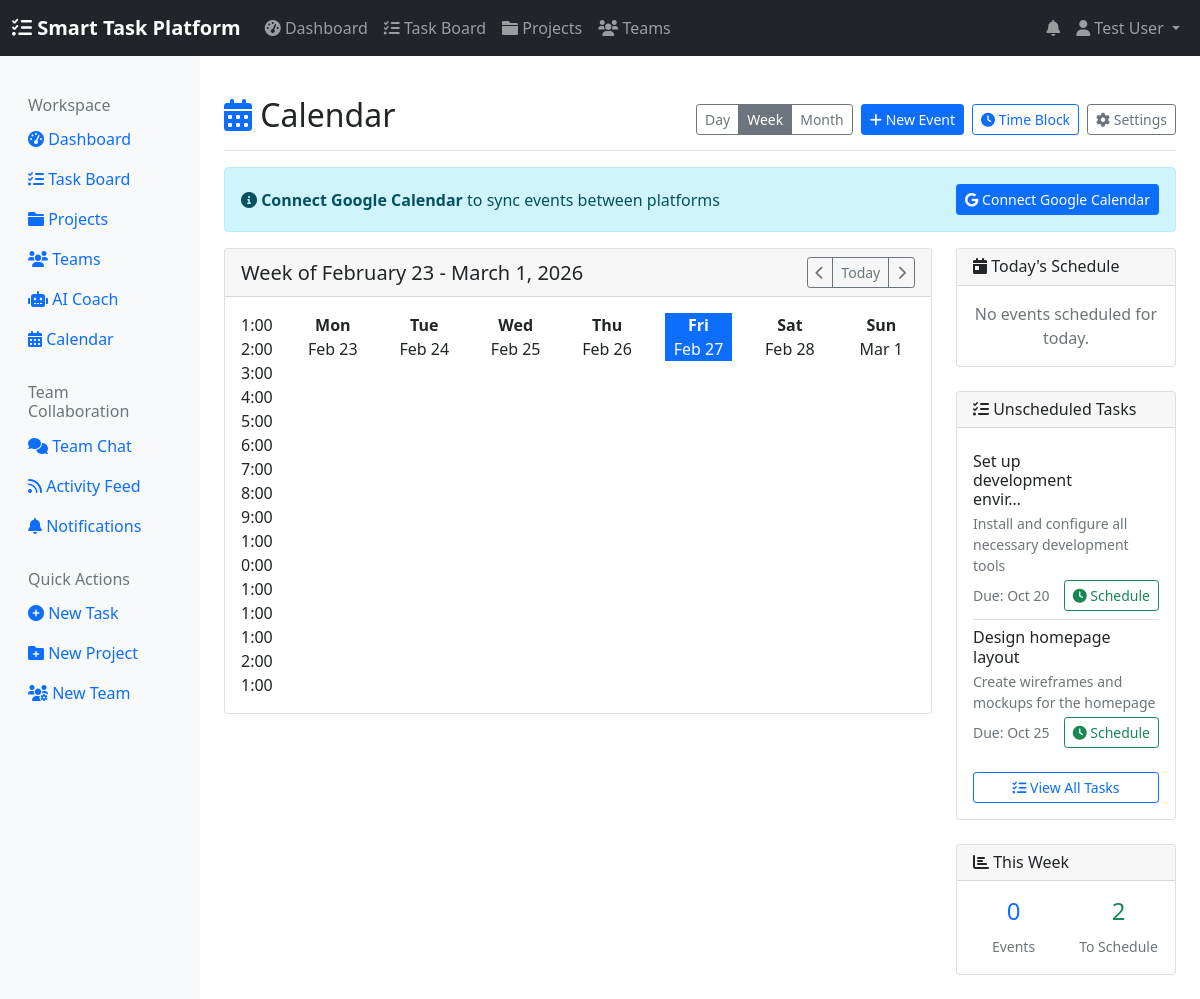
Page /calendar/ (signed in) on the earlier database version.
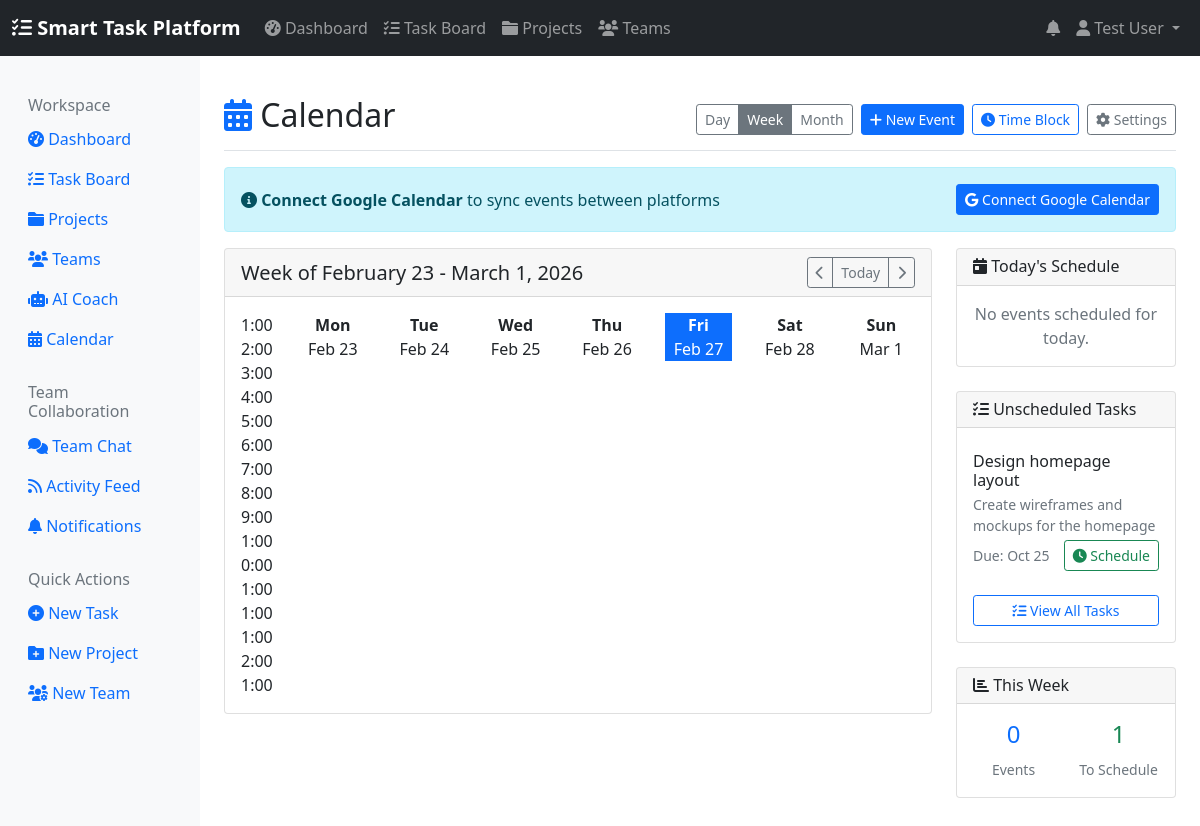
Same page on the later database version.
### tasks/models.py (models this page shows, shortened)
class Task(models.Model):
    PRIORITY_CHOICES = [
        ('low', 'Low'),
        ('medium', 'Medium'),
        ('high', 'High'),
        ('urgent', 'Urgent'),
    ]
    STATUS_CHOICES = [
        ('todo', 'To Do'),
        ('in_progress', 'In Progress'),
        ('review', 'Review'),
        ('done', 'Done'),
        ('blocked', 'Blocked'),
    ]
    title = models.CharField(max_length=200)
    description = models.TextField(blank=True)
    project = models.ForeignKey(Project, on_delete=models.CASCADE)
    assigned_to = models.ForeignKey(settings.AUTH_USER_MODEL, on_delete=models.SET_NULL, null=True, blank=True, related_name='assigned_tasks')
    created_by = models.ForeignKey(settings.AUTH_USER_MODEL, related_name='created_tasks', on_delete=models.CASCADE)
    due_date = models.DateTimeField(null=True, blank=True)
    priority = models.CharField(max_length=20, choices=PRIORITY_CHOICES, default='medium')
    status = models.CharField(max_length=20, choices=STATUS_CHOICES, default='todo')
    estimated_hours = models.DecimalField(max_digits=5, decimal_places=2, null=True, blank=True)
    actual_hours = models.DecimalField(max_digits=5, decimal_places=2, null=True, blank=True)
    created_at = models.DateTimeField(auto_now_add=True)
    updated_at = models.DateTimeField(auto_now=True)
    order = models.IntegerField(default=0)
    tags = models.CharField(max_length=200, blank=True)
    class Meta:
        ordering = ['order', '-priority', 'created_at']
        indexes = [
            models.Index(fields=['status', 'priority']),
            models.Index(fields=['assigned_to', 'due_date']),
        ]

### calendar_integration/views.py (the view, shortened to what this page needs)
# urls.py: path('', views.calendar_view, name='calendar_view'),
@login_required
def calendar_view(request):
    calendar_manager = CalendarManager(request.user)
    start_date_str = request.GET.get('start', '')
    view_type = request.GET.get('view', 'week')  # week, day, month
    now = timezone.now()
    if start_date_str:
        try:
            start_date = timezone.make_aware(datetime.strptime(start_date_str, '%Y-%m-%d'))
        except ValueError:
            start_date = now.replace(hour=0, minute=0, second=0, microsecond=0)
    else:
        start_date = now.replace(hour=0, minute=0, second=0, microsecond=0)
    date_range = []
    if view_type == 'day':
        date_range = [start_date]
        previous_date = start_date - timedelta(days=1)
        next_date = start_date + timedelta(days=1)
    elif view_type == 'week':
        start_date = start_date - timedelta(days=start_date.weekday())
        date_range = [start_date + timedelta(days=i) for i in range(7)]
        previous_date = start_date - timedelta(days=7)
        next_date = start_date + timedelta(days=7)
    if date_range:
        events_start = date_range[0]
        events_end = date_range[-1] + timedelta(days=1)
        events = CalendarEvent.objects.filter(
            user=request.user,
            start_time__gte=events_start,
            start_time__lt=events_end
        ).order_by('start_time')
    else:
        events = CalendarEvent.objects.none()
    todays_events = calendar_manager.get_todays_events()
    unscheduled_tasks = Task.objects.filter(
        assigned_to=request.user,
        status__in=['todo', 'in_progress'],
        calendar_events__isnull=True
    )[:10]
    google_sync = CalendarSync.objects.filter(user=request.user, provider='google', is_active=True).first()
    context = {
        'events': events,
        'todays_events': todays_events,
        'unscheduled_tasks': unscheduled_tasks,
        'date_range': date_range,
        'start_date': start_date,
        'view_type': view_type,
        'google_sync': google_sync,
        'now': now,
        'previous_date': previous_date.strftime('%Y-%m-%d') if 'previous_date' in locals() else '',
        'next_date': next_date.strftime('%Y-%m-%d') if 'next_date' in locals() else '',
    }
    return render(request, 'calendar_integration/calendar_view.html', context)

### calendar_integration/services.py (called while the page is built)
    def get_todays_events(self):
        from .models import CalendarEvent
        today = timezone.now().date()
        tomorrow = today + timedelta(days=1)
        return CalendarEvent.objects.filter(
            user=self.user,
            start_time__date=today
        ).order_by('start_time')

### templates/calendar_integration/calendar_view.html (shortened to what the changed rows need)
{% extends 'base.html' %}
{% load static %}
{% block content %}
<div class="d-flex justify-content-between flex-wrap flex-md-nowrap align-items-center pt-3 pb-2 mb-3 border-bottom">
    <h1 class="h2">
        <i class="fas fa-calendar-alt text-primary"></i> Calendar
    </h1>
</div>
<div class="row">
    <div class="col-lg-9">
        <div class="card">
            <div class="card-body">
                {% if view_type == 'month' %}
                <div class="calendar-month">
                    <div class="row calendar-header">
                        {% for day in date_range|slice:":7" %}
                        <div class="col text-center fw-bold text-muted">
                            {{ day|date:"D" }}
                        </div>
                        {% endfor %}
                    </div>
                    {% for week in "01234" %}
                    <div class="row calendar-week">
                        {% for day_num in "0123456" %}
                        {% with day_index=week|add:"0"|add:day_num|add:"0" %}
                        {% with current_date=date_range|slice:day_index|first %}
                        {% if current_date %}
                        <div class="col calendar-day {% if current_date.date == now.date %}calendar-today{% endif %}">
                            <div class="calendar-date">{{ current_date|date:"j" }}</div>
                            <div class="calendar-events">
                                {% for event in events %}
                                {% if event.start_time.date == current_date.date %}
                                <div class="calendar-event small" style="border-left: 3px solid {{ event.color }};">
                                    <strong>{{ event.start_time|time:"g:i" }}</strong> {{ event.title|truncatechars:20 }}
                                </div>
                                {% endif %}
                                {% endfor %}
                            </div>
                        </div>
                        {% endif %}
                        {% endwith %}
                        {% endwith %}
                        {% endfor %}
                    </div>
                    {% endfor %}
                </div>
                {% else %}
                <div class="calendar-week-view">
                    <div class="row">
                        <div class="col-1">
                            {% for hour in "12345678910111213141516171819202122"|slice:":16" %}
                            <div class="calendar-hour">{{ hour }}:00</div>
                            {% endfor %}
                        </div>
                        {% for day in date_range %}
                        <div class="col">
                            <div class="calendar-day-header text-center {% if day.date == now.date %}bg-primary text-white{% endif %}">
                                <div class="fw-bold">{{ day|date:"D" }}</div>
                                <div>{{ day|date:"M j" }}</div>
                            </div>
                        </div>
                        {% endfor %}
                    </div>
                </div>
                {% endif %}
            </div>
        </div>
    </div>
    <div class="col-lg-3">
        <div class="card">
            <div class="card-body">
                {% if unscheduled_tasks %}
                <div class="list-group list-group-flush">
                    {% for task in unscheduled_tasks %}
                    <div class="list-group-item px-0 py-2">
                        <div class="d-flex w-100 justify-content-between">
                            <h6 class="mb-1">{{ task.title|truncatechars:25 }}</h6>
                            <span class="badge bg-{{ task.priority }}">{{ task.get_priority_display }}</span>
                        </div>
                        <p class="mb-1 small text-muted">{{ task.description|truncatewords:8|default:"No description" }}</p>
                        <div class="d-flex justify-content-between align-items-center">
                            <small class="text-muted">
                                {% if task.due_date %}
                                Due: {{ task.due_date|date:"M d" }}
                                {% else %}
                                No due date
                                {% endif %}
                            </small>
                            <a href="{% url 'calendar:schedule_task' task.id %}" class="btn btn-sm btn-outline-success">
                                <i class="fas fa-clock"></i> Schedule
                            </a>
                        </div>
                    </div>
                    {% endfor %}
                </div>
                {% else %}
                <p class="text-muted text-center mb-0">All tasks are scheduled! 🎉</p>
                {% endif %}
            </div>
        </div>
        <div class="card mt-4">
            <div class="card-body">
                <div class="row text-center">
                    <div class="col-6">
                        <h4 class="text-success">{{ unscheduled_tasks.count }}</h4>
                        <small class="text-muted">To Schedule</small>
                    </div>
                </div>
            </div>
        </div>
    </div>
</div>
{% endblock %}

Differences in the rows shown:
no longer on this page (row edited): Task: title "Set up development envir…", description "Install and configure all necessary development tools", due_date "Oct 20"
Other differences:
{{ unscheduled_tasks.count }}: "2" → "1"
